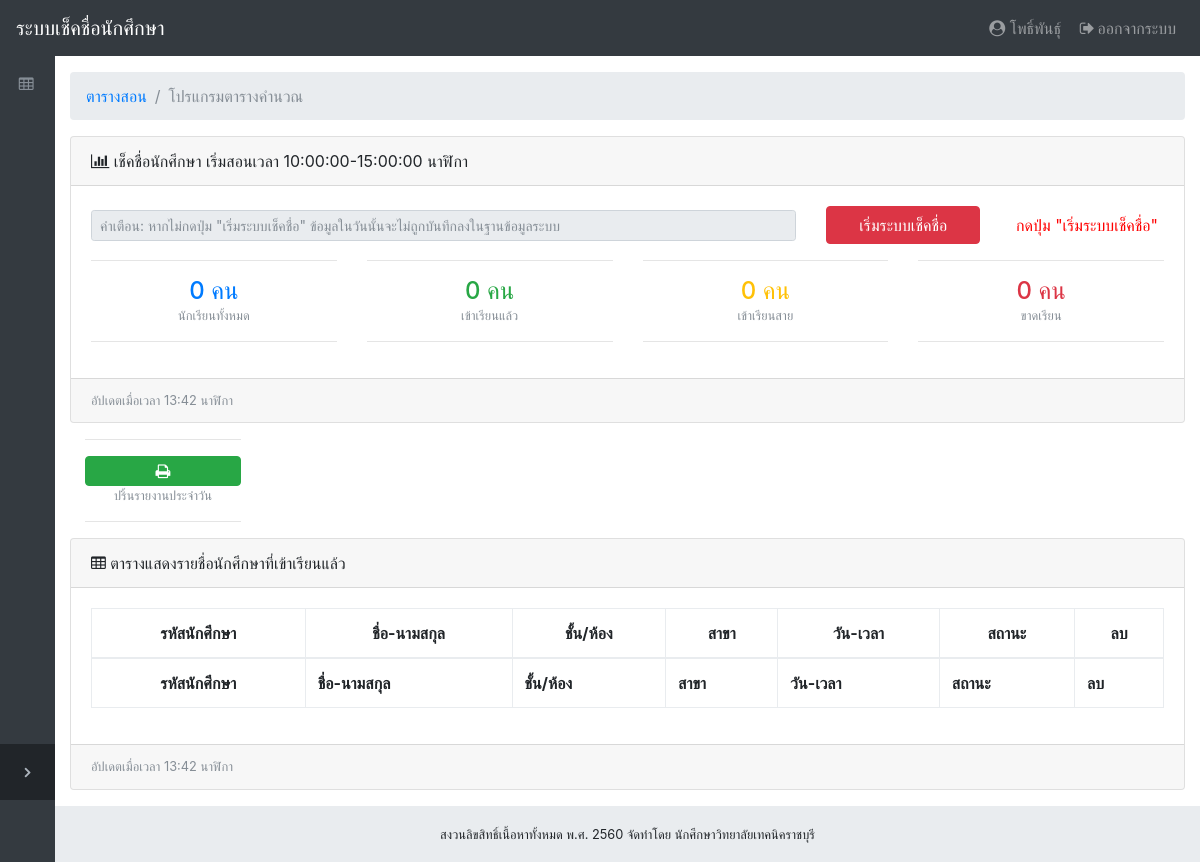
The app's page /login/teacher/index.php?subjects_ID=40 (signed in) with its own data.
### tables this page shows
CREATE TABLE `subjects` (
  `ID` int(10) NOT NULL,
  `Subjects_code` varchar(10) NOT NULL,
  `Name` varchar(50) NOT NULL,
  `Time_start` varchar(20) NOT NULL,
  `Time_end` varchar(20) NOT NULL,
  `Time_all` varchar(10) NOT NULL,
  `Teacher_id` varchar(10) NOT NULL,
  `Day` varchar(10) NOT NULL,
  `St_class` varchar(20) NOT NULL,
  `St_department` varchar(50) NOT NULL,
  `Late` varchar(20) NOT NULL
);

### login/teacher/index.php (the view, shortened to what this page needs)
<?php
require("../../config/function_time.php");
$timestamp = time();
$date_date =  date("d", $timestamp);
$date_month =  date("m", $timestamp);
$date_year =  date("Y", $timestamp);
$Date_database = $date_year."-".$date_month."-".$date_date;
$subjects_ID = filter_input(INPUT_GET, 'subjects_ID', FILTER_SANITIZE_SPECIAL_CHARS);
require("header.php");
?>
      <ol class="breadcrumb">
        <li class="breadcrumb-item">
          <a href="index.php">ตารางสอน</a>
        </li>
        <?php
        $result_subjects = mysqli_query($con, "SELECT * FROM subjects WHERE ID='".$subjects_ID."' ");
        if($result_subjects){
          while($row_subjects = mysqli_fetch_array($result_subjects,MYSQLI_ASSOC)){
            $subjects_name = $row_subjects['Name'];
            echo '<li class="breadcrumb-item active">'.$subjects_name.'</li>';
            }
        }
        ?>
      </ol>
<?php
        $result_subjects_ID = mysqli_query($con, "SELECT * FROM subjects WHERE ID='".$subjects_ID."' ");
          if($result_subjects_ID){
            while ($row_subjects_ID = mysqli_fetch_array($result_subjects_ID, MYSQLI_ASSOC)) {
                 $Subjects_Time_start   =  $row_subjects_ID['Time_start'];
                 $Subjects_Time_end     =  $row_subjects_ID['Time_end'];
            }
          }
          ?>
          <div class="card mb-3">
            <div class="card-header">
              <i class="fa fa-bar-chart"></i> เช็คชื่อนักศึกษา <?php echo 'เริ่มสอนเวลา '.second_cover_return($Subjects_Time_start).'-'.second_cover_return($Subjects_Time_end).' นาฬิกา'; ?></div>
            <div class="card-body">
              <div class="row">
                <div class="col-sm-8 my-auto">
                <?php
                $sql_check_start_day = mysqli_query($con, "SELECT ID FROM record WHERE Subjects_ID='$subjects_ID' AND Date='$Date_database' AND Status='5' ");
if(mysqli_num_rows($sql_check_start_day) != '1'){
        echo "<form class='form-signin' action='add_record.php?subjects_ID=$subjects_ID' method='POST'>
        <input type='text' class='form-control form-control-sm' name='ID_Studen' placeholder='คำเตือน: หากไม่กดปุ่ม \"เริ่มระบบเช็คชื่อ\" ข้อมูลในวันนั้นจะไม่ถูกบันทึกลงในฐานข้อมูลระบบ' autofocus='' disabled>
        </div>
        <div class='col-sm-2 text-center my-auto'>
        <button class='btn btn-danger btn-block' type='submit'>เริ่มระบบเช็คชื่อ</button>
        </form>";
}
                ?>
                </div>
                <div class="col-sm-2 text-center my-auto">
                <?php
                if(mysqli_num_rows($sql_check_start_day) != '1' ){
                  echo '<font size="3" color="red">กดปุ่ม "เริ่มระบบเช็คชื่อ"</font>';
                }
                ?>
                </div>
<?php
  $sql_subjects = "SELECT St_class,St_department FROM subjects WHERE ID='$subjects_ID' ";
  $result_subjects = mysqli_query($con,$sql_subjects);
  if($result_subjects){
      while($row_result_subjects = mysqli_fetch_array($result_subjects, MYSQLI_ASSOC)){
              $St_class =  $row_result_subjects['St_class'];
              $St_department =  $row_result_subjects['St_department'];
              $result_list_studen = mysqli_query($con, "SELECT ID FROM student WHERE St_class='$St_class' AND St_department='$St_department' ");
              if(mysqli_num_rows($result_list_studen) >= '1'){
                  $num_studen_in_class = mysqli_num_rows($result_list_studen);
              }else{
                  $num_studen_in_class = '0';
              }
          }
  }else{
      echo 'ไม่พบข้อมูล';
  }
  $date_now = $date_year.'-'.$date_month.'-'.$date_date;
  $result_st_input = mysqli_query($con,"SELECT St_id FROM record WHERE Subjects_ID='$subjects_ID' AND Date='$date_now' ");
  if(mysqli_num_rows($result_st_input) >= '1'){
    $st_input = mysqli_num_rows($result_st_input)-1;
  }else{
    $st_input = 0;
  }
  $result_record_late = mysqli_query($con, "SELECT Status FROM record WHERE Status='2' AND Date='$Date_database' AND Subjects_ID='$subjects_ID' ");
  $num_late = mysqli_num_rows($result_record_late);
  $std_no_checkin = '0';
?>
                <div class="col-sm-3 text-center my-auto">
                  <hr>
                  <div class="h4 mb-0 text-primary"><?php echo $num_studen_in_class; ?> คน</div>
                  <div class="small text-muted">นักเรียนทั้งหมด</div>
                  <hr>
                </div>
                <div class="col-sm-3 text-center my-auto">
                  <hr>
                  <div class="h4 mb-0 text-success"><?php echo $st_input; ?> คน</div>
                  <div class="small text-muted">เข้าเรียนแล้ว</div>
                  <hr>
                </div>
                <div class="col-sm-3 text-center my-auto">
                  <hr>
                  <div class="h4 mb-0 text-warning"><?php echo $num_late; ?> คน</div>
                  <div class="small text-muted">เข้าเรียนสาย</div>
                  <hr>
                </div>
                <div class="col-sm-3 text-center my-auto">
                  <hr>
                  <div class="h4 mb-0 text-danger"><?php echo $std_no_checkin; ?> คน</div>
                  <div class="small text-muted">ขาดเรียน</div>
                  <hr>
                </div>
              </div>
            </div>
            <div class="card-footer small text-muted">อัปเดตเมื่อเวลา <?php Time_now() ?> นาฬิกา</div>
          </div>
          <div class="col-sm-2 text-center my-auto">
                  <hr>
                    <a href="print_list_studen_Day.php?Subjects_ID=<?php echo $subjects_ID ?>">
                     <button class="btn btn-success btn-block fa fa-print" type="submit"></button>
                    </a>
                  <div class="small text-muted">ปริ้นรายงานประจำวัน</div>
                  <hr>
          </div>
      <div class="card mb-3">
        <div class="card-header">
          <i class="fa fa-table"></i> ตารางแสดงรายชื่อนักศึกษาที่เข้าเรียนแล้ว</div>
           <div class="card-body">
           <div class="table-responsive">
           <table class="table table-bordered" id="dataTable" width="100%" cellspacing="0">
              <thead>
                <tr>
                  <th style="text-align:center">รหัสนักศึกษา</th>
                  <th style="text-align:center">ชื่อ-นามสกุล</th>
                  <th style="text-align:center">ชั้น/ห้อง</th>
                  <th style="text-align:center">สาขา</th>
                  <th style="text-align:center">วัน-เวลา</th>
                  <th style="text-align:center">สถานะ</th>
                  <th style="text-align:center">ลบ</th>
                </tr>
              </thead>
              <tfoot>
                <tr>
                  <th style="text-align:center">รหัสนักศึกษา</th>
                  <th>ชื่อ-นามสกุล</th>
                  <th>ชั้น/ห้อง</th>
                  <th>สาขา</th>
                  <th>วัน-เวลา</th>
                  <th>สถานะ</th>
                  <th>ลบ</th>
                </tr>
              </tfoot>
            </table>
          </div>
        </div>
        <div class="card-footer small text-muted">อัปเดตเมื่อเวลา <?php Time_now() ?> นาฬิกา</div>
      </div>
    </div>
<?php
require("footer.php");
?>

### login/teacher/css/sb-admin.css (style rules this page uses)
html { position: relative; min-height: 100%; }
body { overflow-x: hidden; }
body.sticky-footer { margin-bottom: 56px; }
body.fixed-nav { padding-top: 56px; }

### records on screen
subjects: Name "โปรแกรมตารางคำนวณ", Time_start "10:00:00", Time_end "15:00:00"

### other values on screen
$_SESSION["nameUser"] "โพธิ์พันธุ์"
$num_studen_in_class "0"
$st_input "0"
$num_late "0"
$std_no_checkin "0"
